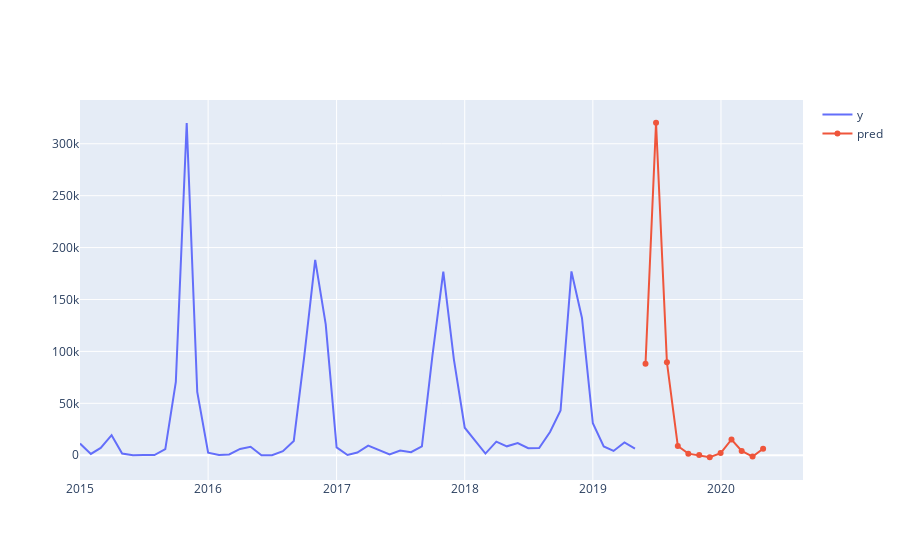

Notebook source saved alongside this figure:
### Code cell
py.iplot([
    go.Scatter(x=df_nan['ds'], y=df_nan['y'], name='y'),
    go.Scatter(x=forecast['ds'][-12:,], y=predictions, name='pred')
])
